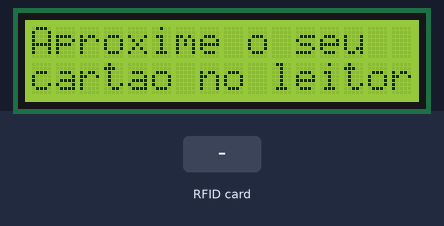
A sketch run on a simulated Arduino Uno, built with avr-gcc and run on an emulated ATmega328P. On the bench: 16×2 character LCD. The inputs (shaded band) are chosen by the test bench.

Above: at 1.3 s.
1.4 s: RFID card FF FF FF FF held to the reader
At 2.1 s:
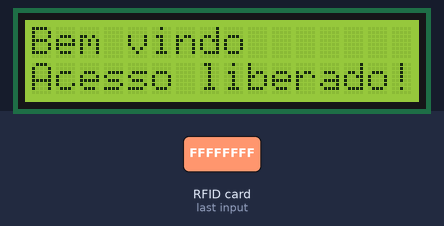
2.9 s: RFID card 00 00 00 00 held to the reader
At 4.0 s:
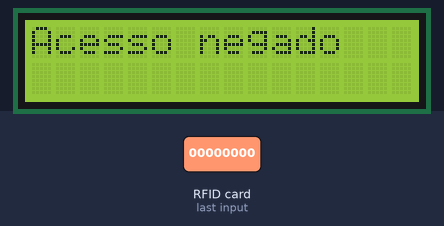
Timing chart, 0 to 5.9 s (numbered marks = the images above; inputs shaded):
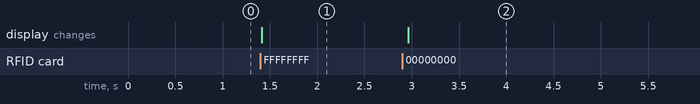

The sketch:

sensores.ino
```cpp
/*Pinagem
  *LCD RS - pino D4
  *LCD EN - pino D4
  *LCD D4 - pino D4
  *LCD D5 - pino D4
  *LCD D6 - pino D4
  *LCD D7 - pino D4
  *
  *RFID NSS - pino D4
  *RFID SCK - pino D4
  *RFID MOSI - pino D4
  *RFID MISO - pino D4
  *
  *LED Vermelho - pino D4
  *LED Verde - pino D4
*
*/

#include <SPI.h>            // Comunicacao com o modulo RFID
#include <MFRC522.h>        // Biblioteca do modulo RFID
#include <LiquidCrystal.h>  // Biblioteca da tela

#define SS_PIN 10
#define RST_PIN 9

// Instanciando o modulo RFID e LCD
MFRC522 mfrc522(SS_PIN, RST_PIN);
LiquidCrystal lcd(4,3,5,6,7,8);

String UID = "";

void setup() {
  SPI.begin();        // Inicia comunicacao SPI
  mfrc522.PCD_Init(); // Inicia o modulo RFID
  lcd.begin(16,2);    // Inicializa o display LCD
  boot();             // Rotina de texto inicial
}

void boot() {
  lcd.clear();
  lcd.print("Aproxime o seu");
  lcd.setCursor(0, 1);
  lcd.print("cartao no leitor");
}

void ler_cartao() {
  // Procurar cartao
  if (!mfrc522.PICC_IsNewCardPresent()) {
    return;
  }

  // Ler dados do cartao
  if (!mfrc522.PICC_ReadCardSerial()) {
    return;
  }

  // Receber UID do cartao
  for (byte i = 0; i < mfrc522.uid.size; i++) {
    UID.concat(String(mfrc522.uid.uidByte[i] < 0x10 ? " 0" : " "));
    UID.concat(String(mfrc522.uid.uidByte[i], HEX));
  }
}

void resposta (){
  UID.toUpperCase();

  //UID esperada do cartao liberado
  if (UID.substring(1) == "FF FF FF FF") {
    lcd.clear();
    lcd.setCursor(0, 0);
    lcd.print("Bem vindo");
    lcd.setCursor(0, 1);
    lcd.print("Acesso liberado!");
 }

  //UID esperada do cartao bloqueado
  else if (UID.substring(1) == "00 00 00 00") {
    lcd.clear();
    lcd.setCursor(0, 0);
    lcd.print("Usuario");
    lcd.setCursor(0, 1);
    lcd.print("Bloqueado");
  }
  else if (UID.substring(1) != ""){
    lcd.clear();
    lcd.setCursor(0, 0);
    lcd.print("Acesso negado");
  }
}

void loop() {
  ler_cartao();
  resposta();
}
```

Measured:
- after the input at 1.4 s, the display: changes at once (image 1)
- after the input at 2.9 s, the display: changes after 0.07 s (image 2)
